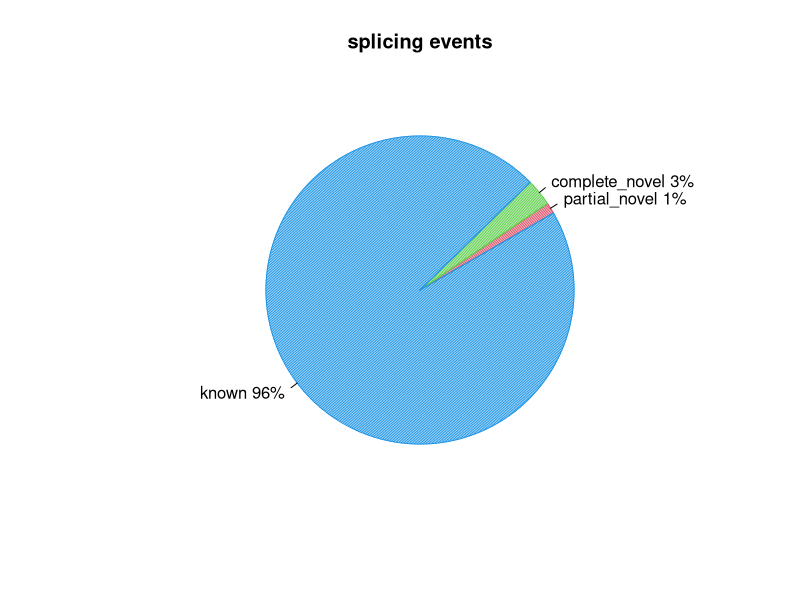
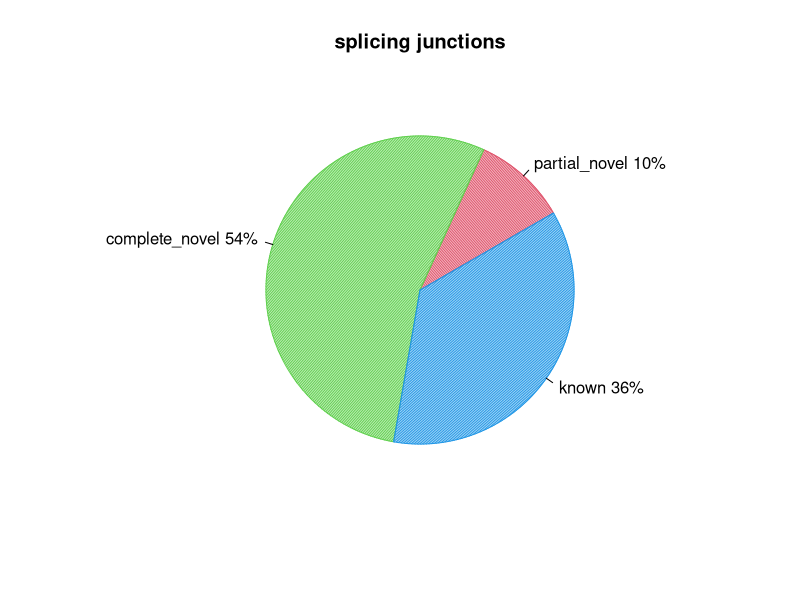

Reproduce these figures in R, in order.
pdf("CF98438.splice_events.pdf")
events=c(1.1441062159189934,2.8292707255559484,95.92931506825154)
pie(events,col=c(2,3,4),init.angle=30,angle=c(60,120,150),density=c(70,70,70),main="splicing events",labels=c("partial_novel 1%","complete_novel 3%","known 96%"))
dev.off()
pdf("CF98438.splice_junction.pdf")
junction=c(9.874701168389509,54.05064143573858,36.07465739587192)
pie(junction,col=c(2,3,4),init.angle=30,angle=c(60,120,150),density=c(70,70,70),main="splicing junctions",labels=c("partial_novel 10%","complete_novel 54%","known 36%"))
dev.off()
